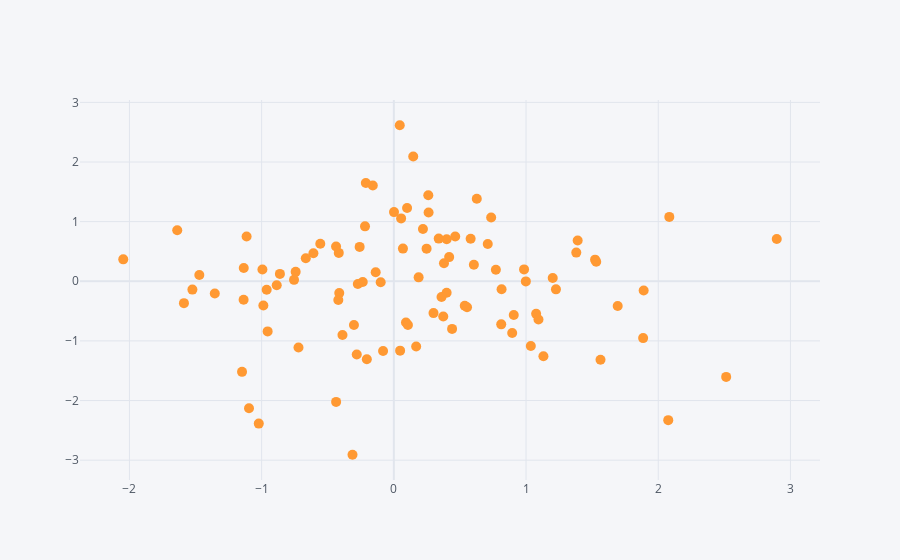

Write notebook code for a chart like this one.
### Markdown cell above
## Scatter

### Code cell
df.iplot(kind='scatter',x='A',y='B',mode='markers',size=10)
